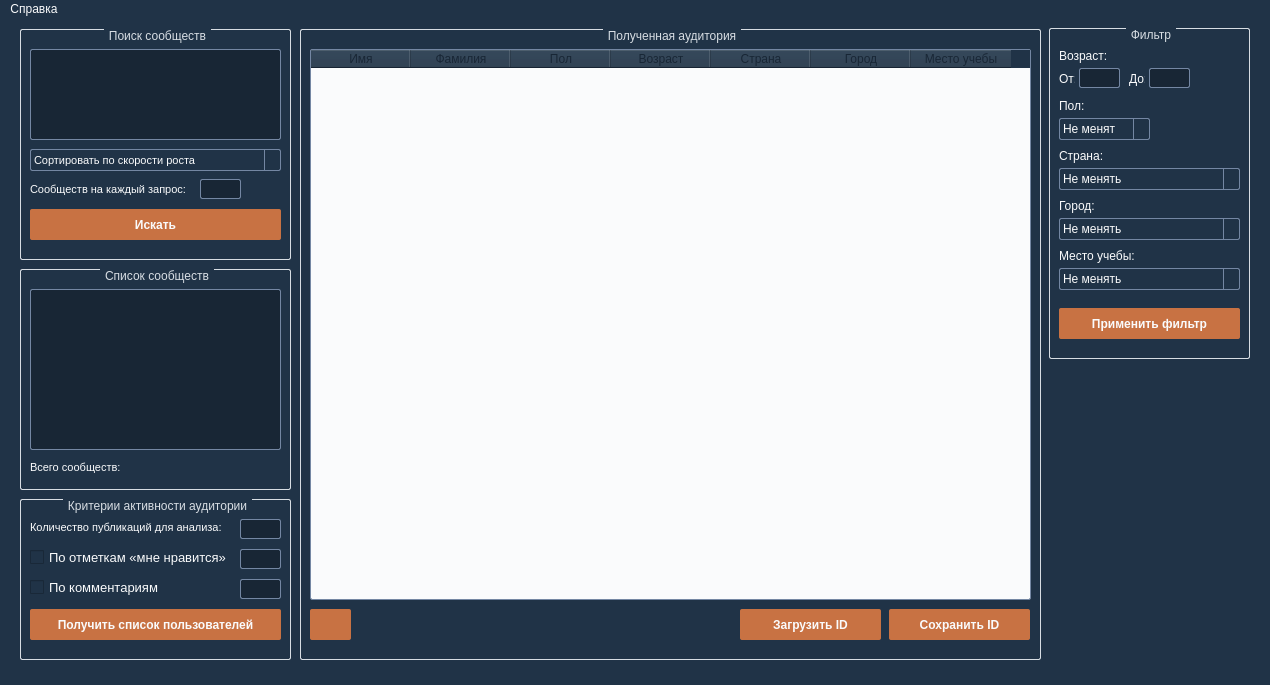
<?xml version="1.0" encoding="UTF-8"?>
<ui version="4.0">
 <class>MainWindow</class>
 <widget class="QMainWindow" name="MainWindow">
  <property name="enabled">
   <bool>true</bool>
  </property>
  <property name="geometry">
   <rect>
    <x>0</x>
    <y>0</y>
    <width>1270</width>
    <height>685</height>
   </rect>
  </property>
  <property name="minimumSize">
   <size>
    <width>1270</width>
    <height>685</height>
   </size>
  </property>
  <property name="maximumSize">
   <size>
    <width>1270</width>
    <height>685</height>
   </size>
  </property>
  <property name="font">
   <font>
    <family>Segoe UI</family>
    <pointsize>10</pointsize>
   </font>
  </property>
  <property name="windowTitle">
   <string>VK парсер biryukov12</string>
  </property>
  <property name="styleSheet">
   <string notr="true"> QPushButton
{
border-radius: 2px;
background: #c87243;
color: #fafbfc;
font: bold;
}

QPushButton:hover
{
border-radius: 2px;
background: #b35d2e;
color: #fafbfc;
font: bold;
}

QPushButton:pressed
{
border-radius: 2px;
background: #bc683a;
color: #fafbfc;
font: bold;
}

*
{
background: #203347;
color: #fafbfc;
selection-color: #182635;
selection-background-color: #fafbfc;
}

QLabel
{
color: #fafbfc;
}

QComboBox {
border: 1px solid #7487a3;
border-radius: 2px;
padding: 1px 18px 1px 3px;
min-width: 2em;
}

QComboBox::drop-down 
{
subcontrol-origin: padding;
subcontrol-position: top right;
width: 15px;
border-left-width: 1px;
border-left-color: #7487a3;
border-left-style: solid; /* только одна линия */
border-top-right-radius: 2px; /* тот же радиус закругления что и у QComboBox */
border-bottom-right-radius: 2px;
}

QComboBox::down-arrow {
image: url(D:/YandexDisk/4 курс/Диплом/Main/icons/DropDownArrow.png);
width: 10px;
height: 10px;
}

QComboBox:on
{
padding-top: 1px;
}

QComboBox::down-arrow:on { /* сдвиг стрелки когда выпадающий список раскрывается */
top: 1px;
}

QComboBox:editable {
background-color: #182635;
}

QComboBox QAbstractItemView
{
border: 1px solid #7487a3;
selection-background-color: #fafbfc;
background-color: #182635;
}

QComboBox QAbstractItemView
{
min-width: 420px;
}

QGroupBox
{
color: #d7dde3;
border: 1px solid #d7dde3;
border-radius: 2px;
margin-top: 2ex; /* оставляем пространство вверху для заголовка */
}

QGroupBox::title
{
subcontrol-origin: margin;
subcontrol-position: top center; /* помещаем вверху по центру */
padding: 0 3px;
}

QListWidget
{
border: 1px solid #7487a3;
border-radius: 2px;
background-color: #fafbfc;
alternate-background-color: #7487a3;
color: #182635;
}

QTextEdit
{
border: 1px solid #7487a3;
border-radius: 2px;
background-color: #182635;
}

QTableWidget
{
border: 1px solid #7487a3;
border-radius: 2px;
background-color: #fafbfc;
}

QTableWidget:item
{
color: #182635;
}

QHeaderView
{
color: #182635;
}

QLineEdit
{
border: 1px solid #7487a3;
border-radius: 2px;
background-color: #182635;
selection-background-color:#fafbfc;
padding: 0 8px;
}

QMenu {
margin: 2px; /* немного пространства вокруг меню */
background-color: #121e36;
 }

QMenuBar:item:selected
{
color: #fafbfc;
background-color: #121e36;
}

QMenu::item {
padding: 2px 25px 2px 20px;
border: 1px solid transparent; /* резерв пространства для границы выделения */
background-color: #121e36;
color: #fafbfc;
}

QMenu::item:selected {
border-color: 1px solid #fafbfc;
}</string>
  </property>
  <widget class="QWidget" name="centralwidget">
   <widget class="QPushButton" name="searchUsersButton">
    <property name="geometry">
     <rect>
      <x>30</x>
      <y>590</y>
      <width>251</width>
      <height>31</height>
     </rect>
    </property>
    <property name="font">
     <font>
      <weight>75</weight>
      <italic>false</italic>
      <bold>true</bold>
     </font>
    </property>
    <property name="text">
     <string>Получить список пользователей</string>
    </property>
   </widget>
   <widget class="QPushButton" name="searchCommunityButton">
    <property name="geometry">
     <rect>
      <x>30</x>
      <y>190</y>
      <width>251</width>
      <height>31</height>
     </rect>
    </property>
    <property name="font">
     <font>
      <weight>75</weight>
      <italic>false</italic>
      <bold>true</bold>
     </font>
    </property>
    <property name="styleSheet">
     <string notr="true"/>
    </property>
    <property name="text">
     <string>Искать</string>
    </property>
   </widget>
   <widget class="QLabel" name="label_7">
    <property name="geometry">
     <rect>
      <x>30</x>
      <y>440</y>
      <width>191</width>
      <height>16</height>
     </rect>
    </property>
    <property name="font">
     <font>
      <family>Segoe UI</family>
      <pointsize>8</pointsize>
      <weight>50</weight>
      <bold>false</bold>
     </font>
    </property>
    <property name="text">
     <string>Всего сообществ:</string>
    </property>
   </widget>
   <widget class="QLabel" name="label_8">
    <property name="geometry">
     <rect>
      <x>30</x>
      <y>500</y>
      <width>201</width>
      <height>16</height>
     </rect>
    </property>
    <property name="font">
     <font>
      <family>Segoe UI</family>
      <pointsize>8</pointsize>
      <weight>50</weight>
      <bold>false</bold>
     </font>
    </property>
    <property name="text">
     <string>Количество публикаций для анализа:</string>
    </property>
   </widget>
   <widget class="QCheckBox" name="likesCheckBox">
    <property name="geometry">
     <rect>
      <x>30</x>
      <y>530</y>
      <width>201</width>
      <height>17</height>
     </rect>
    </property>
    <property name="font">
     <font>
      <family>Segoe UI</family>
      <pointsize>10</pointsize>
      <weight>50</weight>
      <bold>false</bold>
     </font>
    </property>
    <property name="text">
     <string>По отметкам «мне нравится»</string>
    </property>
   </widget>
   <widget class="QCheckBox" name="commentsCheckBox">
    <property name="geometry">
     <rect>
      <x>30</x>
      <y>560</y>
      <width>201</width>
      <height>17</height>
     </rect>
    </property>
    <property name="font">
     <font>
      <family>Segoe UI</family>
      <pointsize>10</pointsize>
      <weight>50</weight>
      <bold>false</bold>
     </font>
    </property>
    <property name="text">
     <string>По комментариям</string>
    </property>
   </widget>
   <widget class="QLineEdit" name="publicationsCountEdit">
    <property name="geometry">
     <rect>
      <x>240</x>
      <y>500</y>
      <width>41</width>
      <height>20</height>
     </rect>
    </property>
    <property name="font">
     <font>
      <family>Segoe UI</family>
      <pointsize>10</pointsize>
      <weight>50</weight>
      <bold>false</bold>
     </font>
    </property>
   </widget>
   <widget class="QTextEdit" name="searchCommunityEdit">
    <property name="geometry">
     <rect>
      <x>30</x>
      <y>30</y>
      <width>251</width>
      <height>91</height>
     </rect>
    </property>
    <property name="font">
     <font>
      <family>Segoe UI</family>
      <weight>50</weight>
      <bold>false</bold>
     </font>
    </property>
   </widget>
   <widget class="QGroupBox" name="groupBox">
    <property name="geometry">
     <rect>
      <x>20</x>
      <y>10</y>
      <width>271</width>
      <height>231</height>
     </rect>
    </property>
    <property name="font">
     <font>
      <family>Segoe UI</family>
     </font>
    </property>
    <property name="title">
     <string>Поиск сообществ</string>
    </property>
    <widget class="QComboBox" name="typeSortComboBox">
     <property name="enabled">
      <bool>true</bool>
     </property>
     <property name="geometry">
      <rect>
       <x>10</x>
       <y>120</y>
       <width>251</width>
       <height>22</height>
      </rect>
     </property>
     <property name="sizePolicy">
      <sizepolicy hsizetype="Preferred" vsizetype="Expanding">
       <horstretch>0</horstretch>
       <verstretch>40</verstretch>
      </sizepolicy>
     </property>
     <property name="font">
      <font>
       <family>Segoe UI</family>
       <pointsize>8</pointsize>
       <weight>50</weight>
       <bold>false</bold>
      </font>
     </property>
     <property name="acceptDrops">
      <bool>false</bool>
     </property>
     <property name="styleSheet">
      <string notr="true"/>
     </property>
     <item>
      <property name="text">
       <string>Cортировать по скорости роста</string>
      </property>
     </item>
     <item>
      <property name="text">
       <string>Дневная посещаемость к количеству пользователей</string>
      </property>
     </item>
     <item>
      <property name="text">
       <string>Количество лайков к количеству пользователей</string>
      </property>
     </item>
     <item>
      <property name="text">
       <string>Отношение количества комментариев к количеству пользователей</string>
      </property>
     </item>
     <item>
      <property name="text">
       <string>Отношение количества записей в обсуждениях к количеству пользователей</string>
      </property>
     </item>
    </widget>
    <widget class="QLabel" name="label_10">
     <property name="geometry">
      <rect>
       <x>10</x>
       <y>150</y>
       <width>211</width>
       <height>21</height>
      </rect>
     </property>
     <property name="font">
      <font>
       <family>Segoe UI</family>
       <pointsize>8</pointsize>
       <weight>50</weight>
       <bold>false</bold>
      </font>
     </property>
     <property name="text">
      <string>Сообществ на каждый запрос:</string>
     </property>
    </widget>
    <widget class="QLineEdit" name="communityCountEdit">
     <property name="geometry">
      <rect>
       <x>180</x>
       <y>150</y>
       <width>41</width>
       <height>20</height>
      </rect>
     </property>
     <property name="font">
      <font>
       <family>Segoe UI</family>
       <pointsize>10</pointsize>
       <weight>50</weight>
       <bold>false</bold>
      </font>
     </property>
     <property name="text">
      <string/>
     </property>
    </widget>
   </widget>
   <widget class="QGroupBox" name="groupBox_2">
    <property name="geometry">
     <rect>
      <x>20</x>
      <y>480</y>
      <width>271</width>
      <height>161</height>
     </rect>
    </property>
    <property name="font">
     <font>
      <family>Segoe UI</family>
     </font>
    </property>
    <property name="title">
     <string>Критерии активности аудитории</string>
    </property>
    <widget class="QLineEdit" name="activityCommentsEdit">
     <property name="geometry">
      <rect>
       <x>220</x>
       <y>80</y>
       <width>41</width>
       <height>20</height>
      </rect>
     </property>
     <property name="font">
      <font>
       <family>Segoe UI</family>
       <pointsize>10</pointsize>
       <weight>50</weight>
       <bold>false</bold>
      </font>
     </property>
    </widget>
   </widget>
   <widget class="QGroupBox" name="groupBox_3">
    <property name="geometry">
     <rect>
      <x>300</x>
      <y>10</y>
      <width>741</width>
      <height>631</height>
     </rect>
    </property>
    <property name="font">
     <font>
      <family>Segoe UI</family>
     </font>
    </property>
    <property name="title">
     <string>Полученная аудитория</string>
    </property>
    <widget class="QPushButton" name="saveIDsButton">
     <property name="geometry">
      <rect>
       <x>589</x>
       <y>580</y>
       <width>141</width>
       <height>31</height>
      </rect>
     </property>
     <property name="font">
      <font>
       <weight>75</weight>
       <italic>false</italic>
       <bold>true</bold>
      </font>
     </property>
     <property name="text">
      <string>Сохранить ID</string>
     </property>
    </widget>
    <widget class="QTableWidget" name="tableWidget">
     <property name="geometry">
      <rect>
       <x>10</x>
       <y>20</y>
       <width>721</width>
       <height>551</height>
      </rect>
     </property>
     <column>
      <property name="text">
       <string>Имя</string>
      </property>
     </column>
     <column>
      <property name="text">
       <string>Фамилия</string>
      </property>
     </column>
     <column>
      <property name="text">
       <string>Пол</string>
      </property>
     </column>
     <column>
      <property name="text">
       <string>Возраст</string>
      </property>
     </column>
     <column>
      <property name="text">
       <string>Страна</string>
      </property>
     </column>
     <column>
      <property name="text">
       <string>Город</string>
      </property>
     </column>
     <column>
      <property name="text">
       <string>Место учебы</string>
      </property>
     </column>
    </widget>
    <widget class="QPushButton" name="loadIDsButton">
     <property name="geometry">
      <rect>
       <x>440</x>
       <y>580</y>
       <width>141</width>
       <height>31</height>
      </rect>
     </property>
     <property name="font">
      <font>
       <weight>75</weight>
       <italic>false</italic>
       <bold>true</bold>
      </font>
     </property>
     <property name="text">
      <string>Загрузить ID</string>
     </property>
    </widget>
    <widget class="QPushButton" name="copyBufferButton">
     <property name="geometry">
      <rect>
       <x>10</x>
       <y>580</y>
       <width>41</width>
       <height>31</height>
      </rect>
     </property>
     <property name="font">
      <font>
       <weight>75</weight>
       <italic>false</italic>
       <bold>true</bold>
      </font>
     </property>
     <property name="text">
      <string/>
     </property>
     <property name="icon">
      <iconset>
       <normaloff>icons/buffer.png</normaloff>icons/buffer.png</iconset>
     </property>
    </widget>
   </widget>
   <widget class="QGroupBox" name="groupBox_4">
    <property name="geometry">
     <rect>
      <x>20</x>
      <y>250</y>
      <width>271</width>
      <height>221</height>
     </rect>
    </property>
    <property name="font">
     <font>
      <family>Segoe UI</family>
     </font>
    </property>
    <property name="title">
     <string>Список сообществ</string>
    </property>
    <widget class="QTextEdit" name="communityListEdit">
     <property name="geometry">
      <rect>
       <x>10</x>
       <y>20</y>
       <width>251</width>
       <height>161</height>
      </rect>
     </property>
     <property name="font">
      <font>
       <family>Segoe UI</family>
       <weight>50</weight>
       <bold>false</bold>
      </font>
     </property>
    </widget>
   </widget>
   <widget class="QGroupBox" name="groupBox_5">
    <property name="geometry">
     <rect>
      <x>1049</x>
      <y>9</y>
      <width>201</width>
      <height>331</height>
     </rect>
    </property>
    <property name="title">
     <string>Фильтр</string>
    </property>
    <widget class="QLineEdit" name="ageToEdit">
     <property name="geometry">
      <rect>
       <x>100</x>
       <y>40</y>
       <width>41</width>
       <height>20</height>
      </rect>
     </property>
    </widget>
    <widget class="QComboBox" name="sexComboBox">
     <property name="geometry">
      <rect>
       <x>10</x>
       <y>90</y>
       <width>91</width>
       <height>22</height>
      </rect>
     </property>
     <property name="styleSheet">
      <string notr="true">QAbstractItemView
{
min-width: 91px;
}</string>
     </property>
     <item>
      <property name="text">
       <string>Не менять</string>
      </property>
     </item>
     <item>
      <property name="text">
       <string>Мужской</string>
      </property>
     </item>
     <item>
      <property name="text">
       <string>Женский</string>
      </property>
     </item>
    </widget>
    <widget class="QLabel" name="label_5">
     <property name="geometry">
      <rect>
       <x>10</x>
       <y>70</y>
       <width>51</width>
       <height>16</height>
      </rect>
     </property>
     <property name="text">
      <string>Пол:</string>
     </property>
    </widget>
    <widget class="QLabel" name="label">
     <property name="geometry">
      <rect>
       <x>10</x>
       <y>40</y>
       <width>16</width>
       <height>21</height>
      </rect>
     </property>
     <property name="text">
      <string>От:</string>
     </property>
    </widget>
    <widget class="QLineEdit" name="ageFromEdit">
     <property name="geometry">
      <rect>
       <x>30</x>
       <y>40</y>
       <width>41</width>
       <height>20</height>
      </rect>
     </property>
     <property name="text">
      <string/>
     </property>
    </widget>
    <widget class="QComboBox" name="cityComboBox">
     <property name="geometry">
      <rect>
       <x>10</x>
       <y>190</y>
       <width>181</width>
       <height>22</height>
      </rect>
     </property>
     <property name="styleSheet">
      <string notr="true">QAbstractItemView
{
min-width: 181px;
}</string>
     </property>
     <item>
      <property name="text">
       <string>Не менять</string>
      </property>
     </item>
    </widget>
    <widget class="QLabel" name="label_2">
     <property name="geometry">
      <rect>
       <x>80</x>
       <y>40</y>
       <width>16</width>
       <height>21</height>
      </rect>
     </property>
     <property name="text">
      <string>До:</string>
     </property>
    </widget>
    <widget class="QLabel" name="label_4">
     <property name="geometry">
      <rect>
       <x>10</x>
       <y>170</y>
       <width>51</width>
       <height>16</height>
      </rect>
     </property>
     <property name="text">
      <string>Город:</string>
     </property>
    </widget>
    <widget class="QLabel" name="label_3">
     <property name="geometry">
      <rect>
       <x>10</x>
       <y>20</y>
       <width>51</width>
       <height>16</height>
      </rect>
     </property>
     <property name="text">
      <string>Возраст:</string>
     </property>
    </widget>
    <widget class="QComboBox" name="educationComboBox">
     <property name="geometry">
      <rect>
       <x>10</x>
       <y>240</y>
       <width>181</width>
       <height>22</height>
      </rect>
     </property>
     <property name="styleSheet">
      <string notr="true">QAbstractItemView
{
min-width: 181px;
}</string>
     </property>
     <item>
      <property name="text">
       <string>Не менять</string>
      </property>
     </item>
    </widget>
    <widget class="QLabel" name="label_6">
     <property name="geometry">
      <rect>
       <x>10</x>
       <y>220</y>
       <width>81</width>
       <height>16</height>
      </rect>
     </property>
     <property name="text">
      <string>Место учебы:</string>
     </property>
    </widget>
    <widget class="QComboBox" name="countryComboBox">
     <property name="geometry">
      <rect>
       <x>10</x>
       <y>140</y>
       <width>181</width>
       <height>22</height>
      </rect>
     </property>
     <property name="styleSheet">
      <string notr="true">QAbstractItemView
{
min-width: 181px;
}</string>
     </property>
     <item>
      <property name="text">
       <string>Не менять</string>
      </property>
     </item>
    </widget>
    <widget class="QLabel" name="label_9">
     <property name="geometry">
      <rect>
       <x>10</x>
       <y>120</y>
       <width>51</width>
       <height>16</height>
      </rect>
     </property>
     <property name="text">
      <string>Страна:</string>
     </property>
    </widget>
    <widget class="QPushButton" name="filterButton">
     <property name="geometry">
      <rect>
       <x>10</x>
       <y>280</y>
       <width>181</width>
       <height>31</height>
      </rect>
     </property>
     <property name="styleSheet">
      <string notr="true"/>
     </property>
     <property name="text">
      <string>Применить фильтр</string>
     </property>
    </widget>
   </widget>
   <widget class="QLineEdit" name="activityLikesEdit">
    <property name="geometry">
     <rect>
      <x>240</x>
      <y>530</y>
      <width>41</width>
      <height>20</height>
     </rect>
    </property>
    <property name="font">
     <font>
      <family>Segoe UI</family>
      <pointsize>10</pointsize>
      <weight>50</weight>
      <bold>false</bold>
     </font>
    </property>
   </widget>
   <zorder>groupBox_4</zorder>
   <zorder>groupBox_3</zorder>
   <zorder>groupBox_2</zorder>
   <zorder>groupBox</zorder>
   <zorder>searchUsersButton</zorder>
   <zorder>searchCommunityButton</zorder>
   <zorder>label_7</zorder>
   <zorder>label_8</zorder>
   <zorder>likesCheckBox</zorder>
   <zorder>commentsCheckBox</zorder>
   <zorder>publicationsCountEdit</zorder>
   <zorder>searchCommunityEdit</zorder>
   <zorder>groupBox_5</zorder>
   <zorder>activityLikesEdit</zorder>
  </widget>
  <widget class="QStatusBar" name="statusbar"/>
  <widget class="QMenuBar" name="menubar">
   <property name="geometry">
    <rect>
     <x>0</x>
     <y>0</y>
     <width>1270</width>
     <height>21</height>
    </rect>
   </property>
   <widget class="QMenu" name="menu">
    <property name="title">
     <string>Справка</string>
    </property>
    <addaction name="action_2"/>
   </widget>
   <addaction name="menu"/>
  </widget>
  <action name="action_2">
   <property name="text">
    <string>О программе</string>
   </property>
   <property name="font">
    <font>
     <family>Roboto Medium</family>
     <pointsize>10</pointsize>
    </font>
   </property>
  </action>
  <action name="action_3">
   <property name="text">
    <string>Об авторе</string>
   </property>
   <property name="font">
    <font>
     <family>Roboto Medium</family>
     <pointsize>10</pointsize>
    </font>
   </property>
  </action>
 </widget>
 <resources/>
 <connections/>
</ui>
